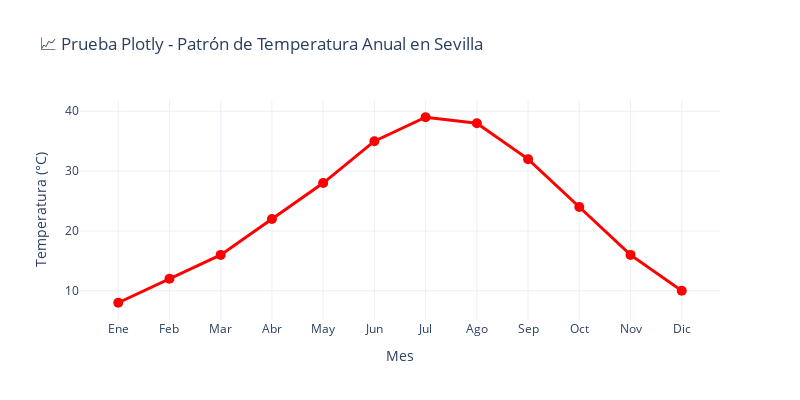

The cell this chart's notebook holds for it:
### Code cell
# 🧪 Verificación de configuración de visualización inline
print("🧪 Verificando que las visualizaciones se muestren correctamente en el notebook EDA_Sevilla")
print("="*70)

# Crear un gráfico simple de prueba con matplotlib
import matplotlib.pyplot as plt
import numpy as np

# Datos de ejemplo para Sevilla
temperaturas_sevilla = np.array([8, 12, 16, 22, 28, 35, 39, 38, 32, 24, 16, 10])
meses = ['Ene', 'Feb', 'Mar', 'Abr', 'May', 'Jun', 'Jul', 'Ago', 'Sep', 'Oct', 'Nov', 'Dic']

# Crear gráfico con matplotlib
plt.figure(figsize=(12, 6))
plt.plot(meses, temperaturas_sevilla, 'b-o', linewidth=2, markersize=8, label='Temperatura Media Sevilla')
plt.title('📊 Prueba Matplotlib - Patrón de Temperatura Anual en Sevilla', fontsize=14, fontweight='bold')
plt.xlabel('Mes')
plt.ylabel('Temperatura (°C)')
plt.grid(True, alpha=0.3)
plt.legend()
plt.xticks(rotation=45)
plt.tight_layout()
plt.show()

# Crear un gráfico de prueba con Plotly
import plotly.graph_objects as go

fig = go.Figure()
fig.add_trace(go.Scatter(
    x=meses, 
    y=temperaturas_sevilla, 
    mode='lines+markers',
    name='Temperatura Media',
    line=dict(color='red', width=3),
    marker=dict(size=10)
))

fig.update_layout(
    title='📈 Prueba Plotly - Patrón de Temperatura Anual en Sevilla',
    xaxis_title='Mes',
    yaxis_title='Temperatura (°C)',
    template='plotly_white',
    width=800,
    height=400
)
fig.show()

print("✅ Configuración verificada exitosamente para EDA_Sevilla")
print("📈 Plotly: Los gráficos interactivos se muestran inline")
print("🖼️ Matplotlib: Los gráficos estáticos se muestran inline")
print("🌡️ Ejemplo: Datos climáticos de Sevilla visualizados correctamente")

### Figure 1 — Plotly figure (JSON) as saved in the notebook; plotly's stock layout.template omitted (floating-point values rounded to 4 significant figures)
{"data": [{"line": {"color": "red", "width": 3}, "marker": {"size": 10}, "mode": "lines+markers", "name": "Temperatura Media", "type": "scatter", "x": ["Ene", "Feb", "Mar", "Abr", "May", "Jun", "Jul", "Ago", "Sep", "Oct", "Nov", "Dic"], "y": [8, 12, 16, 22, 28, 35, 39, 38, 32, 24, 16, 10]}], "layout": {"height": 400, "title": {"text": "📈 Prueba Plotly - Patrón de Temperatura Anual en Sevilla"}, "width": 800, "xaxis": {"title": {"text": "Mes"}}, "yaxis": {"title": {"text": "Temperatura (°C)"}}}}
